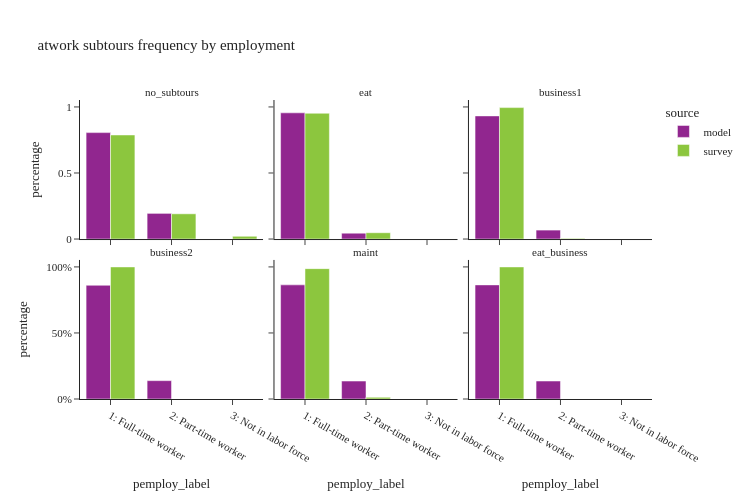

The cell this chart's notebook holds for it:
### Code cell
util.plot_share_facetbar(work_tour, 'tour_weight', share_col="pemploy_label", title="atwork subtours frequency by employment", 
                             facet_col='atwork_subtour_frequency', facet_col_wrap=3, height=500, orientation='v')

### Figure 1 — Plotly figure (JSON) as saved in the notebook; plotly's stock layout.template omitted (floating-point values rounded to 4 significant figures)
{"data": [{"alignmentgroup": "True", "customdata": [[851027], [205268]], "hovertemplate": "source=model<br>atwork_subtour_frequency=no_subtours<br>pemploy_label=%{x}<br>percentage=%{y}<br>sample_size=%{customdata[0]}<extra></extra>", "legendgroup": "model", "marker": {"color": "#91268F", "pattern": {"shape": ""}}, "name": "model", "offsetgroup": "model", "orientation": "v", "showlegend": true, "textposition": "auto", "type": "bar", "x": ["1: Full-time worker", "2: Part-time worker"], "xaxis": "x4", "y": [0.8057, 0.1943], "yaxis": "y4"}, {"alignmentgroup": "True", "customdata": [[305584], [14250]], "hovertemplate": "source=model<br>atwork_subtour_frequency=eat<br>pemploy_label=%{x}<br>percentage=%{y}<br>sample_size=%{customdata[0]}<extra></extra>", "legendgroup": "model", "marker": {"color": "#91268F", "pattern": {"shape": ""}}, "name": "model", "offsetgroup": "model", "orientation": "v", "showlegend": false, "textposition": "auto", "type": "bar", "x": ["1: Full-time worker", "2: Part-time worker"], "xaxis": "x5", "y": [0.9554, 0.04455], "yaxis": "y5"}, {"alignmentgroup": "True", "customdata": [[60353], [4387]], "hovertemplate": "source=model<br>atwork_subtour_frequency=business1<br>pemploy_label=%{x}<br>percentage=%{y}<br>sample_size=%{customdata[0]}<extra></extra>", "legendgroup": "model", "marker": {"color": "#91268F", "pattern": {"shape": ""}}, "name": "model", "offsetgroup": "model", "orientation": "v", "showlegend": false, "textposition": "auto", "type": "bar", "x": ["1: Full-time worker", "2: Part-time worker"], "xaxis": "x6", "y": [0.9322, 0.06776], "yaxis": "y6"}, {"alignmentgroup": "True", "customdata": [[1828], [295]], "hovertemplate": "source=model<br>atwork_subtour_frequency=business2<br>pemploy_label=%{x}<br>percentage=%{y}<br>sample_size=%{customdata[0]}<extra></extra>", "legendgroup": "model", "marker": {"color": "#91268F", "pattern": {"shape": ""}}, "name": "model", "offsetgroup": "model", "orientation": "v", "showlegend": false, "textposition": "auto", "type": "bar", "x": ["1: Full-time worker", "2: Part-time worker"], "xaxis": "x", "y": [0.861, 0.139], "yaxis": "y"}, {"alignmentgroup": "True", "customdata": [[44046], [6925]], "hovertemplate": "source=model<br>atwork_subtour_frequency=maint<br>pemploy_label=%{x}<br>percentage=%{y}<br>sample_size=%{customdata[0]}<extra></extra>", "legendgroup": "model", "marker": {"color": "#91268F", "pattern": {"shape": ""}}, "name": "model", "offsetgroup": "model", "orientation": "v", "showlegend": false, "textposition": "auto", "type": "bar", "x": ["1: Full-time worker", "2: Part-time worker"], "xaxis": "x2", "y": [0.8641, 0.1359], "yaxis": "y2"}, {"alignmentgroup": "True", "customdata": [[3657], [576]], "hovertemplate": "source=model<br>atwork_subtour_frequency=eat_business<br>pemploy_label=%{x}<br>percentage=%{y}<br>sample_size=%{customdata[0]}<extra></extra>", "legendgroup": "model", "marker": {"color": "#91268F", "pattern": {"shape": ""}}, "name": "model", "offsetgroup": "model", "orientation": "v", "showlegend": false, "textposition": "auto", "type": "bar", "x": ["1: Full-time worker", "2: Part-time worker"], "xaxis": "x3", "y": [0.8639, 0.1361], "yaxis": "y3"}, {"alignmentgroup": "True", "customdata": [[1382], [326], [21]], "hovertemplate": "source=survey<br>atwork_subtour_frequency=no_subtours<br>pemploy_label=%{x}<br>percentage=%{y}<br>sample_size=%{customdata[0]}<extra></extra>", "legendgroup": "survey", "marker": {"color": "#8CC63E", "pattern": {"shape": ""}}, "name": "survey", "offsetgroup": "survey", "orientation": "v", "showlegend": true, "textposition": "auto", "type": "bar", "x": ["1: Full-time worker", "2: Part-time worker", "3: Not in labor force"], "xaxis": "x4", "y": [0.788, 0.1911, 0.02096], "yaxis": "y4"}, {"alignmentgroup": "True", "customdata": [[71], [5]], "hovertemplate": "source=survey<br>atwork_subtour_frequency=eat<br>pemploy_label=%{x}<br>percentage=%{y}<br>sample_size=%{customdata[0]}<extra></extra>", "legendgroup": "survey", "marker": {"color": "#8CC63E", "pattern": {"shape": ""}}, "name": "survey", "offsetgroup": "survey", "orientation": "v", "showlegend": false, "textposition": "auto", "type": "bar", "x": ["1: Full-time worker", "2: Part-time worker"], "xaxis": "x5", "y": [0.9523, 0.04773], "yaxis": "y5"}, {"alignmentgroup": "True", "customdata": [[38], [5]], "hovertemplate": "source=survey<br>atwork_subtour_frequency=business1<br>pemploy_label=%{x}<br>percentage=%{y}<br>sample_size=%{customdata[0]}<extra></extra>", "legendgroup": "survey", "marker": {"color": "#8CC63E", "pattern": {"shape": ""}}, "name": "survey", "offsetgroup": "survey", "orientation": "v", "showlegend": false, "textposition": "auto", "type": "bar", "x": ["1: Full-time worker", "2: Part-time worker"], "xaxis": "x6", "y": [0.9951, 0.004885], "yaxis": "y6"}, {"alignmentgroup": "True", "customdata": [[4]], "hovertemplate": "source=survey<br>atwork_subtour_frequency=business2<br>pemploy_label=%{x}<br>percentage=%{y}<br>sample_size=%{customdata[0]}<extra></extra>", "legendgroup": "survey", "marker": {"color": "#8CC63E", "pattern": {"shape": ""}}, "name": "survey", "offsetgroup": "survey", "orientation": "v", "showlegend": false, "textposition": "auto", "type": "bar", "x": ["1: Full-time worker"], "xaxis": "x", "y": [1.0], "yaxis": "y"}, {"alignmentgroup": "True", "customdata": [[36], [12]], "hovertemplate": "source=survey<br>atwork_subtour_frequency=maint<br>pemploy_label=%{x}<br>percentage=%{y}<br>sample_size=%{customdata[0]}<extra></extra>", "legendgroup": "survey", "marker": {"color": "#8CC63E", "pattern": {"shape": ""}}, "name": "survey", "offsetgroup": "survey", "orientation": "v", "showlegend": false, "textposition": "auto", "type": "bar", "x": ["1: Full-time worker", "2: Part-time worker"], "xaxis": "x2", "y": [0.987, 0.01304], "yaxis": "y2"}, {"alignmentgroup": "True", "customdata": [[2]], "hovertemplate": "source=survey<br>atwork_subtour_frequency=eat_business<br>pemploy_label=%{x}<br>percentage=%{y}<br>sample_size=%{customdata[0]}<extra></extra>", "legendgroup": "survey", "marker": {"color": "#8CC63E", "pattern": {"shape": ""}}, "name": "survey", "offsetgroup": "survey", "orientation": "v", "showlegend": false, "textposition": "auto", "type": "bar", "x": ["1: Full-time worker"], "xaxis": "x3", "y": [1.0], "yaxis": "y3"}], "layout": {"annotations": [{"font": {}, "showarrow": false, "text": "business2", "x": 0.16, "xanchor": "center", "xref": "paper", "y": 0.465, "yanchor": "bottom", "yref": "paper"}, {"font": {}, "showarrow": false, "text": "maint", "x": 0.5, "xanchor": "center", "xref": "paper", "y": 0.465, "yanchor": "bottom", "yref": "paper"}, {"font": {}, "showarrow": false, "text": "eat_business", "x": 0.84, "xanchor": "center", "xref": "paper", "y": 0.465, "yanchor": "bottom", "yref": "paper"}, {"font": {}, "showarrow": false, "text": "no_subtours", "x": 0.16, "xanchor": "center", "xref": "paper", "y": 1.0, "yanchor": "bottom", "yref": "paper"}, {"font": {}, "showarrow": false, "text": "eat", "x": 0.5, "xanchor": "center", "xref": "paper", "y": 1.0, "yanchor": "bottom", "yref": "paper"}, {"font": {}, "showarrow": false, "text": "business1", "x": 0.84, "xanchor": "center", "xref": "paper", "y": 1.0, "yanchor": "bottom", "yref": "paper"}], "barmode": "group", "height": 500, "legend": {"title": {"text": "source"}, "tracegroupgap": 0}, "title": {"text": "atwork subtours frequency by employment"}, "width": 750, "xaxis": {"anchor": "y", "domain": [0.0, 0.32], "title": {"text": "pemploy_label"}}, "xaxis2": {"anchor": "y2", "domain": [0.34, 0.66], "matches": "x", "title": {"text": "pemploy_label"}}, "xaxis3": {"anchor": "y3", "domain": [0.68, 1.0], "matches": "x", "title": {"text": "pemploy_label"}}, "xaxis4": {"anchor": "y4", "domain": [0.0, 0.32], "matches": "x", "showticklabels": false}, "xaxis5": {"anchor": "y5", "domain": [0.34, 0.66], "matches": "x", "showticklabels": false}, "xaxis6": {"anchor": "y6", "domain": [0.68, 1.0], "matches": "x", "showticklabels": false}, "yaxis": {"anchor": "x", "domain": [0.0, 0.465], "tickformat": ".0%", "title": {"text": "percentage"}}, "yaxis2": {"anchor": "x2", "domain": [0.0, 0.465], "matches": "y", "showticklabels": false, "tickformat": ".0%"}, "yaxis3": {"anchor": "x3", "domain": [0.0, 0.465], "matches": "y", "showticklabels": false}, "yaxis4": {"anchor": "x4", "domain": [0.535, 1.0], "matches": "y", "title": {"text": "percentage"}}, "yaxis5": {"anchor": "x5", "domain": [0.535, 1.0], "matches": "y", "showticklabels": false}, "yaxis6": {"anchor": "x6", "domain": [0.535, 1.0], "matches": "y", "showticklabels": false}}}
